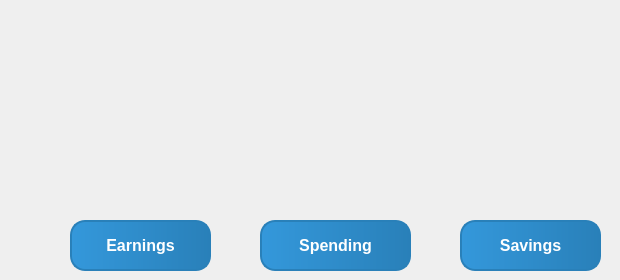
    <widget class="QWidget" name="tabNewTransaction">
     <attribute name="title">
      <string>New Transaction</string>
     </attribute>
     <widget class="QPushButton" name="pushButtonSpending">
      <property name="geometry">
       <rect>
        <x>260</x>
        <y>220</y>
        <width>151</width>
        <height>51</height>
       </rect>
      </property>
      <property name="font">
       <font>
        <pointsize>-1</pointsize>
        <weight>75</weight>
        <bold>true</bold>
       </font>
      </property>
      <property name="styleSheet">
       <string notr="true">/* Tùy chỉnh cho QTabWidget */
QTabWidget::pane {
    border: none; /* Xóa viền của QTabWidget */
    background-color: transparent; /* Nền trong suốt */
}

QTabBar::tab {
    background: qlineargradient(x1:0, y1:0, x2:1, y2:0, stop:0 #4e79b0, stop:1 #1e5fa1); /* Gradient nền của tab */
    color: white; /* Màu chữ */
    border: 2px solid #1e5fa1; /* Viền tab */
    border-radius: 12px; /* Bo tròn góc của tab */
    padding: 12px; /* Khoảng cách giữa văn bản và viền */
    margin-right: 6px; /* Khoảng cách giữa các tab */
    font-size: 14px; /* Kích thước font chữ */
    font-weight: bold; /* Làm cho chữ đậm */
}

QTabBar::tab:selected {
    background: qlineargradient(x1:0, y1:0, x2:1, y2:0, stop:0 #1abc9c, stop:1 #16a085); /* Gradient nền của tab khi chọn */
    border-color: #1abc9c; /* Viền của tab khi chọn */
}

QTabBar::tab:hover {
    background: qlineargradient(x1:0, y1:0, x2:1, y2:0, stop:0 #16a085, stop:1 #1abc9c); /* Gradient nền của tab khi hover */
}

/* Tùy chỉnh cho các nút */
QPushButton {
    background: qlineargradient(x1:0, y1:0, x2:1, y2:0, stop:0 #3498db, stop:1 #2980b9); /* Gradient nền của nút */
    color: white; /* Màu chữ */
    border: 2px solid #2980b9; /* Viền của nút */
    border-radius: 15px; /* Bo tròn góc của nút */
    padding: 15px 30px; /* Khoảng cách giữa văn bản và viền */
    font-size: 16px; /* Kích thước font chữ */
    font-weight: bold; /* Làm cho chữ đậm */
    transition: background-color 0.3s, border-color 0.3s, color 0.3s; /* Hiệu ứng chuyển màu */
}

QPushButton:hover {
    background: qlineargradient(x1:0, y1:0, x2:1, y2:0, stop:0 #1abc9c, stop:1 #16a085); /* Gradient nền của nút khi hover */
    color: white; /* Màu chữ khi hover */
    border-color: #16a085; /* Viền của nút khi hover */
}

QPushButton:pressed {
    background: qlineargradient(x1:0, y1:0, x2:1, y2:0, stop:0 #16a085, stop:1 #1abc9c); /* Gradient nền của nút khi nhấn */
    border-color: #1abc9c; /* Viền của nút khi nhấn */
    color: white; /* Màu chữ khi nhấn */
    transform: scale(0.98); /* Tạo hiệu ứng co lại khi nhấn */
}

/* Tùy chỉnh cho các tab khi không chọn */
QTabBar::tab:!selected {
    background: qlineargradient(x1:0, y1:0, x2:1, y2:0, stop:0 #34495e, stop:1 #2c3e50); /* Gradient nền cho tab chưa chọn */
    border-color: #2c3e50; /* Viền cho tab chưa chọn */
    color: #ecf0f1; /* Màu chữ cho tab chưa chọn */
}

/* Đảm bảo rằng tab có hiệu ứng khi hover */
QTabBar::tab:hover:!selected {
    background: qlineargradient(x1:0, y1:0, x2:1, y2:0, stop:0 #1abc9c, stop:1 #16a085); /* Gradient nền khi hover vào tab chưa chọn */
    border-color: #16a085;
}
</string>
      </property>
      <property name="text">
       <string>Spending</string>
      </property>
     </widget>
     <widget class="QPushButton" name="pushButtonEarnings">
      <property name="geometry">
       <rect>
        <x>70</x>
        <y>220</y>
        <width>141</width>
        <height>51</height>
       </rect>
      </property>
      <property name="font">
       <font>
        <pointsize>-1</pointsize>
        <weight>75</weight>
        <bold>true</bold>
       </font>
      </property>
      <property name="styleSheet">
       <string notr="true">/* Tùy chỉnh cho QTabWidget */
QTabWidget::pane {
    border: none; /* Xóa viền của QTabWidget */
    background-color: transparent; /* Nền trong suốt */
}

QTabBar::tab {
    background: qlineargradient(x1:0, y1:0, x2:1, y2:0, stop:0 #4e79b0, stop:1 #1e5fa1); /* Gradient nền của tab */
    color: white; /* Màu chữ */
    border: 2px solid #1e5fa1; /* Viền tab */
    border-radius: 12px; /* Bo tròn góc của tab */
    padding: 12px; /* Khoảng cách giữa văn bản và viền */
    margin-right: 6px; /* Khoảng cách giữa các tab */
    font-size: 14px; /* Kích thước font chữ */
    font-weight: bold; /* Làm cho chữ đậm */
}

QTabBar::tab:selected {
    background: qlineargradient(x1:0, y1:0, x2:1, y2:0, stop:0 #1abc9c, stop:1 #16a085); /* Gradient nền của tab khi chọn */
    border-color: #1abc9c; /* Viền của tab khi chọn */
}

QTabBar::tab:hover {
    background: qlineargradient(x1:0, y1:0, x2:1, y2:0, stop:0 #16a085, stop:1 #1abc9c); /* Gradient nền của tab khi hover */
}

/* Tùy chỉnh cho các nút */
QPushButton {
    background: qlineargradient(x1:0, y1:0, x2:1, y2:0, stop:0 #3498db, stop:1 #2980b9); /* Gradient nền của nút */
    color: white; /* Màu chữ */
    border: 2px solid #2980b9; /* Viền của nút */
    border-radius: 15px; /* Bo tròn góc của nút */
    padding: 15px 30px; /* Khoảng cách giữa văn bản và viền */
    font-size: 16px; /* Kích thước font chữ */
    font-weight: bold; /* Làm cho chữ đậm */
    transition: background-color 0.3s, border-color 0.3s, color 0.3s; /* Hiệu ứng chuyển màu */
}

QPushButton:hover {
    background: qlineargradient(x1:0, y1:0, x2:1, y2:0, stop:0 #1abc9c, stop:1 #16a085); /* Gradient nền của nút khi hover */
    color: white; /* Màu chữ khi hover */
    border-color: #16a085; /* Viền của nút khi hover */
}

QPushButton:pressed {
    background: qlineargradient(x1:0, y1:0, x2:1, y2:0, stop:0 #16a085, stop:1 #1abc9c); /* Gradient nền của nút khi nhấn */
    border-color: #1abc9c; /* Viền của nút khi nhấn */
    color: white; /* Màu chữ khi nhấn */
    transform: scale(0.98); /* Tạo hiệu ứng co lại khi nhấn */
}

/* Tùy chỉnh cho các tab khi không chọn */
QTabBar::tab:!selected {
    background: qlineargradient(x1:0, y1:0, x2:1, y2:0, stop:0 #34495e, stop:1 #2c3e50); /* Gradient nền cho tab chưa chọn */
    border-color: #2c3e50; /* Viền cho tab chưa chọn */
    color: #ecf0f1; /* Màu chữ cho tab chưa chọn */
}

/* Đảm bảo rằng tab có hiệu ứng khi hover */
QTabBar::tab:hover:!selected {
    background: qlineargradient(x1:0, y1:0, x2:1, y2:0, stop:0 #1abc9c, stop:1 #16a085); /* Gradient nền khi hover vào tab chưa chọn */
    border-color: #16a085;
}
</string>
      </property>
      <property name="text">
       <string>Earnings</string>
      </property>
     </widget>
     <widget class="QPushButton" name="pushButtonSavings">
      <property name="geometry">
       <rect>
        <x>460</x>
        <y>220</y>
        <width>141</width>
        <height>51</height>
       </rect>
      </property>
      <property name="font">
       <font>
        <pointsize>-1</pointsize>
        <weight>75</weight>
        <bold>true</bold>
       </font>
      </property>
      <property name="styleSheet">
       <string notr="true">/* Tùy chỉnh cho QTabWidget */
QTabWidget::pane {
    border: none; /* Xóa viền của QTabWidget */
    background-color: transparent; /* Nền trong suốt */
}

QTabBar::tab {
    background: qlineargradient(x1:0, y1:0, x2:1, y2:0, stop:0 #4e79b0, stop:1 #1e5fa1); /* Gradient nền của tab */
    color: white; /* Màu chữ */
    border: 2px solid #1e5fa1; /* Viền tab */
    border-radius: 12px; /* Bo tròn góc của tab */
    padding: 12px; /* Khoảng cách giữa văn bản và viền */
    margin-right: 6px; /* Khoảng cách giữa các tab */
    font-size: 14px; /* Kích thước font chữ */
    font-weight: bold; /* Làm cho chữ đậm */
}

QTabBar::tab:selected {
    background: qlineargradient(x1:0, y1:0, x2:1, y2:0, stop:0 #1abc9c, stop:1 #16a085); /* Gradient nền của tab khi chọn */
    border-color: #1abc9c; /* Viền của tab khi chọn */
}

QTabBar::tab:hover {
    background: qlineargradient(x1:0, y1:0, x2:1, y2:0, stop:0 #16a085, stop:1 #1abc9c); /* Gradient nền của tab khi hover */
}

/* Tùy chỉnh cho các nút */
QPushButton {
    background: qlineargradient(x1:0, y1:0, x2:1, y2:0, stop:0 #3498db, stop:1 #2980b9); /* Gradient nền của nút */
    color: white; /* Màu chữ */
    border: 2px solid #2980b9; /* Viền của nút */
    border-radius: 15px; /* Bo tròn góc của nút */
    padding: 15px 30px; /* Khoảng cách giữa văn bản và viền */
    font-size: 16px; /* Kích thước font chữ */
    font-weight: bold; /* Làm cho chữ đậm */
    transition: background-color 0.3s, border-color 0.3s, color 0.3s; /* Hiệu ứng chuyển màu */
}

QPushButton:hover {
    background: qlineargradient(x1:0, y1:0, x2:1, y2:0, stop:0 #1abc9c, stop:1 #16a085); /* Gradient nền của nút khi hover */
    color: white; /* Màu chữ khi hover */
    border-color: #16a085; /* Viền của nút khi hover */
}

QPushButton:pressed {
    background: qlineargradient(x1:0, y1:0, x2:1, y2:0, stop:0 #16a085, stop:1 #1abc9c); /* Gradient nền của nút khi nhấn */
    border-color: #1abc9c; /* Viền của nút khi nhấn */
    color: white; /* Màu chữ khi nhấn */
    transform: scale(0.98); /* Tạo hiệu ứng co lại khi nhấn */
}

/* Tùy chỉnh cho các tab khi không chọn */
QTabBar::tab:!selected {
    background: qlineargradient(x1:0, y1:0, x2:1, y2:0, stop:0 #34495e, stop:1 #2c3e50); /* Gradient nền cho tab chưa chọn */
    border-color: #2c3e50; /* Viền cho tab chưa chọn */
    color: #ecf0f1; /* Màu chữ cho tab chưa chọn */
}

/* Đảm bảo rằng tab có hiệu ứng khi hover */
QTabBar::tab:hover:!selected {
    background: qlineargradient(x1:0, y1:0, x2:1, y2:0, stop:0 #1abc9c, stop:1 #16a085); /* Gradient nền khi hover vào tab chưa chọn */
    border-color: #16a085;
}
</string>
      </property>
      <property name="text">
       <string>Savings</string>
      </property>
     </widget>
     <widget class="QPushButton" name="pushButton">
      <property name="geometry">
       <rect>
        <x>70</x>
        <y>60</y>
        <width>151</width>
        <height>141</height>
       </rect>
      </property>
      <property name="styleSheet">
       <string notr="true">QPushButton {
    background-color: transparent; /* Nền trong suốt */
    border: none; /* Loại bỏ viền */
    color: #FFFFFF; /* Màu chữ trắng */
    font-size: 16px; /* Kích thước chữ */
    padding: 10px 20px; /* Khoảng cách trong nút */
    border-radius: 5px; /* Bo tròn các góc của nút */
}


</string>
      </property>
      <property name="text">
       <string/>
      </property>
      <property name="icon">
       <iconset>
        <normaloff>../images/Earnings1.png</normaloff>../images/Earnings1.png</iconset>
      </property>
      <property name="iconSize">
       <size>
        <width>150</width>
        <height>150</height>
       </size>
      </property>
     </widget>
     <widget class="QPushButton" name="pushButton_2">
      <property name="geometry">
       <rect>
        <x>260</x>
        <y>50</y>
        <width>151</width>
        <height>151</height>
       </rect>
      </property>
      <property name="styleSheet">
       <string notr="true">QPushButton {
    background-color: transparent; /* Nền trong suốt */
    border: none; /* Loại bỏ viền */
    color: #FFFFFF; /* Màu chữ trắng */
    font-size: 16px; /* Kích thước chữ */
    padding: 10px 20px; /* Khoảng cách trong nút */
    border-radius: 5px; /* Bo tròn các góc của nút */
}


</string>
      </property>
      <property name="text">
       <string/>
      </property>
      <property name="icon">
       <iconset>
        <normaloff>../images/spending1.png</normaloff>../images/spending1.png</iconset>
      </property>
      <property name="iconSize">
       <size>
        <width>140</width>
        <height>140</height>
       </size>
      </property>
     </widget>
     <widget class="QPushButton" name="pushButton_3">
      <property name="geometry">
       <rect>
        <x>460</x>
        <y>50</y>
        <width>151</width>
        <height>141</height>
       </rect>
      </property>
      <property name="styleSheet">
       <string notr="true">QPushButton {
    background-color: transparent; /* Nền trong suốt */
    border: none; /* Loại bỏ viền */
    color: #FFFFFF; /* Màu chữ trắng */
    font-size: 16px; /* Kích thước chữ */
    padding: 10px 20px; /* Khoảng cách trong nút */
    border-radius: 5px; /* Bo tròn các góc của nút */
}


</string>
      </property>
      <property name="text">
       <string/>
      </property>
      <property name="icon">
       <iconset>
        <normaloff>../images/savings1.png</normaloff>../images/savings1.png</iconset>
      </property>
      <property name="iconSize">
       <size>
        <width>130</width>
        <height>130</height>
       </size>
      </property>
     </widget>
    </widget>
